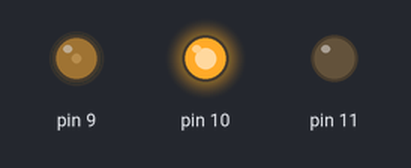
The sketch below on a simulated Arduino Uno, built with avr-gcc and run on an emulated ATmega328P. Parts: output pins drawn as LEDs (lit = HIGH).

Above: at 0.1 s.
At 4.1 s:
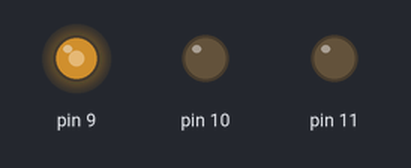
At 10.1 s:
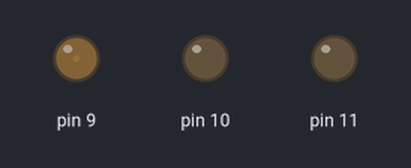
At 21.7 s:
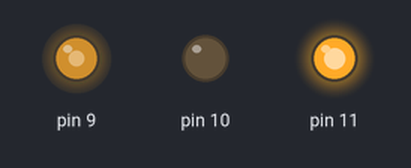
At 35.8 s:
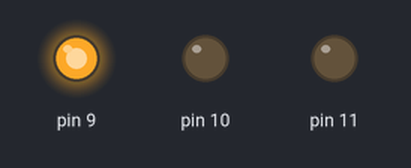
Timing chart, 0 to 40.0 s (numbered marks = the images above):
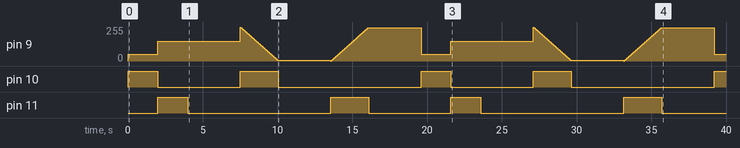

The sketch:

DC_motor_code.ino
```cpp
void setup()
{
  pinMode(9,OUTPUT);
  pinMode(10,OUTPUT);
  pinMode(11,OUTPUT);
}


//                  CASE 1
void case1()
{
  digitalWrite(10,HIGH);
  digitalWrite(11,LOW);
  analogWrite(9,50);
  delay(2000);

  digitalWrite(10,LOW);
  digitalWrite(11,HIGH);
  analogWrite(9,150);
  delay(2000);

  digitalWrite(10,LOW);
  digitalWrite(11,LOW);
}


//                  CASE 2
void case2()
{
  digitalWrite(10,HIGH);
  digitalWrite(11,LOW);
  for(int i=254; i>=0; i-=5)
  {
    analogWrite(9,i);
    delay(50);
  }
  digitalWrite(10,LOW);
  digitalWrite(11,LOW);
  delay(3500);

  // ---------
  digitalWrite(10,LOW);
  digitalWrite(11,HIGH);
  for(int i=0; i<=254; i+=5)
  {
    analogWrite(9,i);
    delay(50);
  }

  digitalWrite(10,LOW);
  digitalWrite(11,LOW);
}

void loop()
{
  case1 ();
  delay(3500);
  case2 ();
  delay(3500);
}
```

Measured:
- by itself, pin 10: LOW → HIGH at 0.00 s, → LOW 2.0 s later, → HIGH 5.5 s later, → LOW 2.6 s later, … (9 changes in this stretch)
- by itself, pin 11: LOW → HIGH at 2.0 s, → LOW 2.0 s later, → HIGH 9.6 s later, → LOW 2.6 s later, … (8 changes in this stretch)
